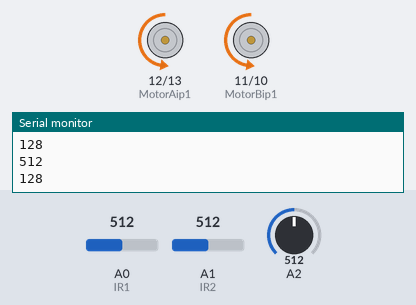
Bench run of a sketch on a simulated Arduino Uno, built with avr-gcc and run on an emulated ATmega328P. Parts: motor-driver pin pairs drawn as motors (green arrow = first pin HIGH = forward, orange = second pin HIGH = backward, longer = more drive, scaled by the enable pin), the last lines printed to the serial monitor. The inputs (shaded band) are chosen by the test bench; at power-on: A0 (IR1) = 512, A1 (IR2) = 512, A2 = 512.

Above: at 1.2 s.
1.3 s: A0 (IR1) set to 0
At 2.4 s:
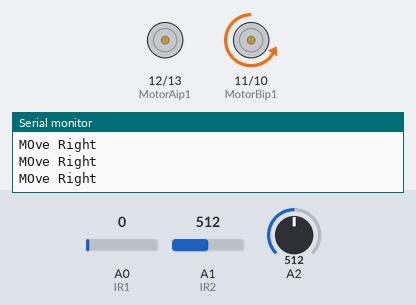
2.8 s: A1 (IR2) set to 0
At 3.7 s:
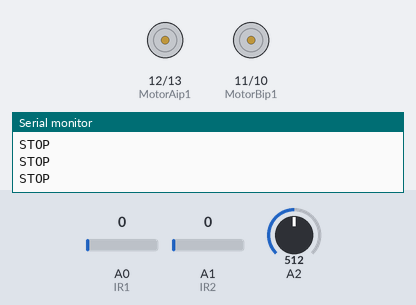
4.3 s: A0 (IR1) set to 122
At 5.0 s:
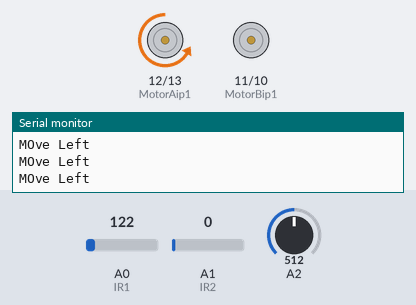
5.8 s: A1 (IR2) set to 122
At 6.4 s:
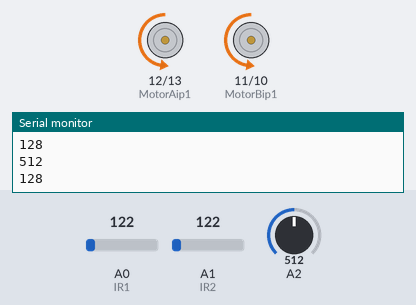
7.3 s: A2 set to 716
At 7.9 s:
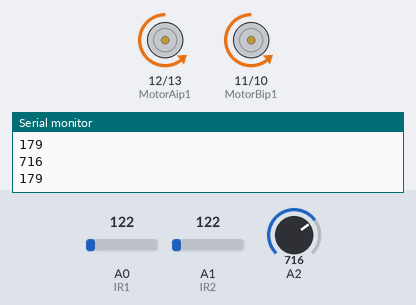
8.8 s: A2 set to 900
At 9.5 s:
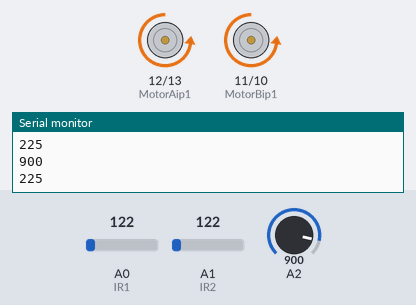
Timing chart, 0 to 11.3 s (numbered marks = the images above; inputs shaded):
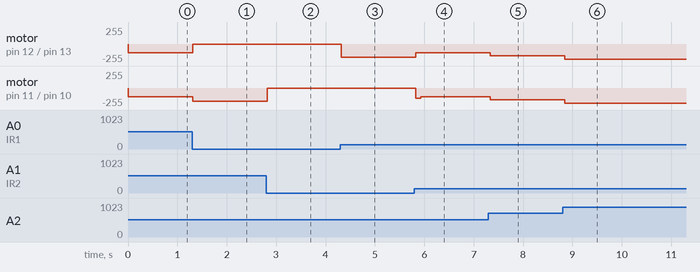

The sketch:

line_following_robot.ino
```cpp
 int IR1=A0;
int IR2=A1;
int enA = 9;
int MotorAip1=12;
int MotorAip2=13;

int enB = 6;
int MotorBip1=11;
int MotorBip2=10;
void setup()
{
  pinMode(enA, OUTPUT);
  pinMode(enB, OUTPUT);
  pinMode(MotorAip1,OUTPUT);
  pinMode(MotorAip2,OUTPUT);
  pinMode(MotorBip1,OUTPUT);
  pinMode(MotorBip2,OUTPUT);
  Serial.begin(9600);
}
void loop()
{
  int a=analogRead(IR1);
  int b=analogRead(IR2);
   digitalWrite(MotorAip1,LOW);
    digitalWrite(MotorAip2,LOW);
    digitalWrite(MotorBip1,LOW);
    digitalWrite(MotorBip2,LOW);
    analogWrite (enA, 0);
    analogWrite (enB, 0);
   if(a&&b) //Move Forward
  {
    digitalWrite(MotorAip1,LOW);
    digitalWrite(MotorAip2,HIGH);
    digitalWrite(MotorBip1,LOW);
    digitalWrite(MotorBip2,HIGH);
    int c=analogRead(A2);
    Serial.println(c);
    Serial.println(c/4);

    analogWrite (enA, (c/4));
    analogWrite (enB, (c/4));
     delay(100);
  }

  if(!(a)&&b)
  {
    Serial.println("MOve Right");
    digitalWrite(MotorAip1,LOW);
    digitalWrite(MotorAip2,LOW);
    digitalWrite(MotorBip1,LOW);
    digitalWrite(MotorBip2,HIGH);
    analogWrite (enA, 150);
    analogWrite (enB, 200);
    delay(100);
  }

  if(a&&!(b))
  {
    Serial.println("MOve Left");
    digitalWrite(MotorAip1,LOW);
    digitalWrite(MotorAip2,HIGH);
    digitalWrite(MotorBip1,LOW);
    digitalWrite(MotorBip2,LOW);
    analogWrite (enA, 200);
    analogWrite (enB, 150);
   delay(100);
  }

  if(!(a)&&!(b))
  {
    Serial.println("STOP");
    digitalWrite(MotorAip1,LOW);
    digitalWrite(MotorAip2,LOW);
    digitalWrite(MotorBip1,LOW);
    digitalWrite(MotorBip2,LOW);
    analogWrite (enA, 0);
    analogWrite (enB, 0);
    delay(100);
  }
}
```

Measured:
- after the input at 1.3 s, motor on pin 12 (MotorAip1) / pin 13 (MotorAip2): backward 128/255 → stopped at once; motor on pin 11 (MotorBip1) / pin 10 (MotorBip2): backward 128/255 → backward 200/255 at once
- after the input at 2.8 s, motor on pin 11 (MotorBip1) / pin 10 (MotorBip2): backward 200/255 → stopped at once
- after the input at 4.3 s, motor on pin 12 (MotorAip1) / pin 13 (MotorAip2): stopped → backward 200/255 at once
- after the input at 5.8 s, motor on pin 12 (MotorAip1) / pin 13 (MotorAip2): backward 200/255 → backward 128/255 at once; motor on pin 11 (MotorBip1) / pin 10 (MotorBip2): stopped → backward 150/255 at once, → backward 128/255 0.10 s later
- after the input at 7.3 s, motor on pin 12 (MotorAip1) / pin 13 (MotorAip2), motor on pin 11 (MotorBip1) / pin 10 (MotorBip2): backward 128/255 → backward 179/255 at once
- after the input at 8.8 s, motor on pin 12 (MotorAip1) / pin 13 (MotorAip2), motor on pin 11 (MotorBip1) / pin 10 (MotorBip2): backward 179/255 → backward 225/255 after 0.05 s
